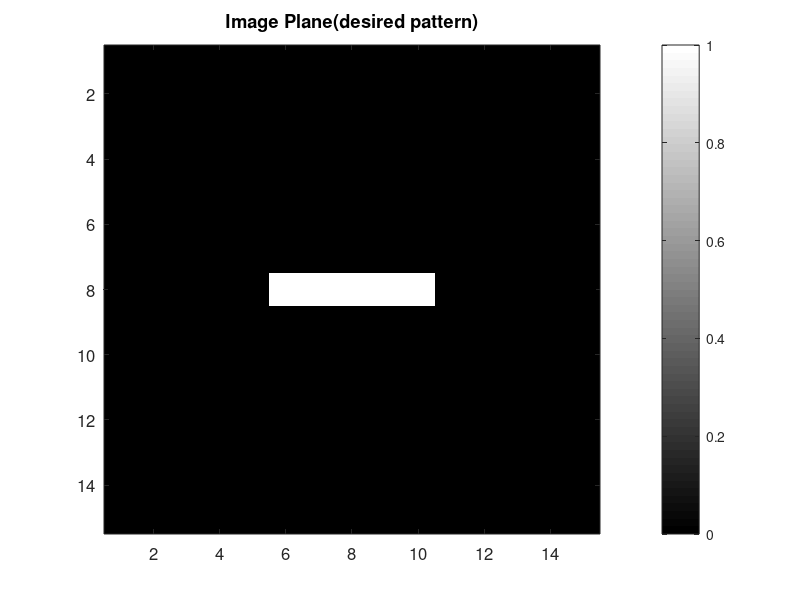
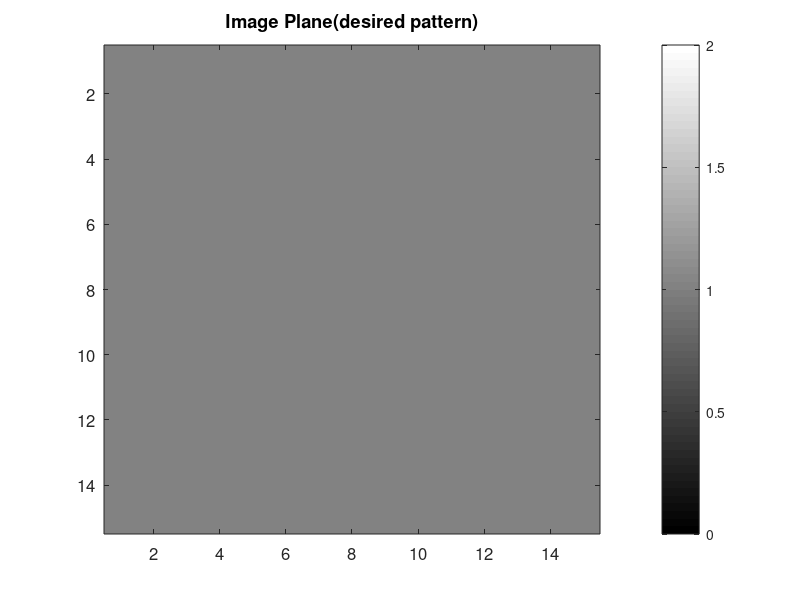

These charts were generated, in order, by the following MATLAB code: (Note: this script raises an error after producing the figures.)
clc;clear all;close all;
% HologramHelperClass.supperposition(conj(E_sample))

%% Input image (virtual plane)
global lambda k AmpImage N M dW z;
N = 15;

dW = 20e-6; %Spacing between elements
z = 100e-6; % Distance of Image plane from the resonator plane

dW = 100e-6; %Spacing between elements
z = 1000e-6; % Distance of Image plane from the resonator plane

dW = 200e-6; %Spacing between elements
z = 2500e-6; % Distance of Image plane from the resonator plane

lambda = 1.550e-6;
k = 2 * pi / lambda;

A_virtual = zeros(N, N); % initial an array to store sample image for calculation
A_virtual(8, 6:10) = 1;
[M, N] = size(A_virtual);

figure;
imagesc(abs(A_virtual));
colormap gray
colorbar
title('Image Plane(desired pattern)')
set(gcf, 'Position', [00, 00, 350, 300])
set(gca,'FontSize', 12) % Font Size

%% Sample image initial state (sample plane)
A_sample = ones(N, N); % initial an array to store sample image for calculation
A_sample(1, :) = 1;
A_sample(N, :) = 1;
A_sample(:, 1) = 1;
A_sample(:, N) = 1;

figure;
imagesc(abs(A_sample));
colormap gray
colorbar
title('Image Plane(desired pattern)')
set(gcf, 'Position', [00, 00, 350, 300])
set(gca,'FontSize', 12) % Font Size


    
    E_sample = HologramHelperClass.supperposition((A_virtual));
    
    E_holo = HologramHelperClass.supperposition(conj(E_sample));
    
    
%% virtual plane

figure;
imagesc(abs(E_holo));
colormap gray
colorbar
title('Image Plane(recovered pattern)')
set(gcf, 'Position', [00, 00, 350, 300])
set(gca,'FontSize', 12) % Font Size

figure;
imagesc(angle(E_holo));
colormap gray
colorbar
title('Image Plane(recovered pattern)')
set(gcf, 'Position', [00, 00, 350, 300])
set(gca,'FontSize', 12) % Font Size

%% sample profile

figure;
imagesc(abs(E_sample));
colormap jet
colorbar
title('Sample Plane Amplitude')
set(gcf, 'Position', [00, 00, 350, 300])
set(gca,'FontSize', 12) % Font Size

figure;
imagesc(angle(E_sample));
colormap jet
colorbar
title('Sample Plane Phase')
set(gcf, 'Position', [00, 00, 350, 300])
set(gca,'FontSize', 12) % Font Size


%% sample plane profile quantization
E_sample_nomalized = HologramHelperClass.normalize(E_sample);
E_quantized_sample = HologramHelperClass.quantizeAmp(E_sample_nomalized)...
    .*exp(1i*HologramHelperClass.quantizePhase4(angle(E_sample)));
E_quantized_holo = HologramHelperClass.supperposition(conj(E_quantized_sample));

%% sample profile

figure;
imagesc(abs(E_quantized_sample));
colormap gray
colorbar
title('Sample Plane Amplitude')
set(gcf, 'Position', [00, 00, 350, 300])
set(gca,'FontSize', 12) % Font Size

figure;
imagesc(angle(E_quantized_sample));
colormap jet
colorbar
title('Sample Plane Phase')
set(gcf, 'Position', [00, 00, 350, 300])
set(gca,'FontSize', 12) % Font Size

%% virtual plane

figure;
imagesc(abs(E_quantized_holo));
colormap gray
colorbar
title('Image Plane(recovered pattern)')
set(gcf, 'Position', [00, 00, 350, 300])
set(gca,'FontSize', 12) % Font Size

figure;
imagesc(angle(E_quantized_holo));
colormap gray
colorbar
title('Image Plane(recovered pattern)')
set(gcf, 'Position', [00, 00, 350, 300])
set(gca,'FontSize', 12) % Font Size

